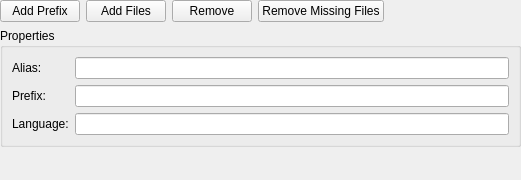
<?xml version="1.0" encoding="UTF-8"?>
<ui version="4.0">
 <class>QrcEditor</class>
 <widget class="QWidget" name="QrcEditor">
  <property name="geometry">
   <rect>
    <x>0</x>
    <y>0</y>
    <width>521</width>
    <height>180</height>
   </rect>
  </property>
  <property name="sizePolicy">
   <sizepolicy hsizetype="Preferred" vsizetype="MinimumExpanding">
    <horstretch>0</horstretch>
    <verstretch>0</verstretch>
   </sizepolicy>
  </property>
  <layout class="QVBoxLayout" name="verticalLayout">
   <property name="leftMargin">
    <number>0</number>
   </property>
   <property name="topMargin">
    <number>0</number>
   </property>
   <property name="rightMargin">
    <number>0</number>
   </property>
   <property name="bottomMargin">
    <number>0</number>
   </property>
   <item>
    <layout class="QHBoxLayout" name="horizontalLayout">
     <item>
      <widget class="QPushButton" name="addPrefixButton">
       <property name="sizePolicy">
        <sizepolicy hsizetype="Minimum" vsizetype="Fixed">
         <horstretch>0</horstretch>
         <verstretch>0</verstretch>
        </sizepolicy>
       </property>
       <property name="text">
        <string>Add Prefix</string>
       </property>
      </widget>
     </item>
     <item>
      <widget class="QPushButton" name="addFilesButton">
       <property name="text">
        <string>Add Files</string>
       </property>
      </widget>
     </item>
     <item>
      <widget class="QPushButton" name="removeButton">
       <property name="text">
        <string>Remove</string>
       </property>
      </widget>
     </item>
     <item>
      <widget class="QPushButton" name="removeNonExistingButton">
       <property name="text">
        <string>Remove Missing Files</string>
       </property>
      </widget>
     </item>
     <item>
      <spacer name="horizontalSpacer">
       <property name="orientation">
        <enum>Qt::Horizontal</enum>
       </property>
       <property name="sizeHint" stdset="0">
        <size>
         <width>40</width>
         <height>20</height>
        </size>
       </property>
      </spacer>
     </item>
    </layout>
   </item>
   <item>
    <widget class="QGroupBox" name="groupBox">
     <property name="title">
      <string>Properties</string>
     </property>
     <layout class="QFormLayout" name="formLayout">
      <property name="sizeConstraint">
       <enum>QLayout::SetMinAndMaxSize</enum>
      </property>
      <property name="fieldGrowthPolicy">
       <enum>QFormLayout::ExpandingFieldsGrow</enum>
      </property>
      <item row="0" column="0">
       <widget class="QLabel" name="aliasLabel">
        <property name="text">
         <string>Alias:</string>
        </property>
       </widget>
      </item>
      <item row="0" column="1">
       <widget class="QLineEdit" name="aliasText"/>
      </item>
      <item row="1" column="0">
       <widget class="QLabel" name="prefixLabel">
        <property name="text">
         <string>Prefix:</string>
        </property>
       </widget>
      </item>
      <item row="1" column="1">
       <widget class="QLineEdit" name="prefixText"/>
      </item>
      <item row="2" column="0">
       <widget class="QLabel" name="languageLabel">
        <property name="text">
         <string>Language:</string>
        </property>
       </widget>
      </item>
      <item row="2" column="1">
       <widget class="QLineEdit" name="languageText"/>
      </item>
     </layout>
    </widget>
   </item>
   <item>
    <spacer name="verticalSpacer">
     <property name="orientation">
      <enum>Qt::Vertical</enum>
     </property>
     <property name="sizeHint" stdset="0">
      <size>
       <width>0</width>
       <height>0</height>
      </size>
     </property>
    </spacer>
   </item>
  </layout>
 </widget>
 <resources/>
 <connections/>
</ui>
